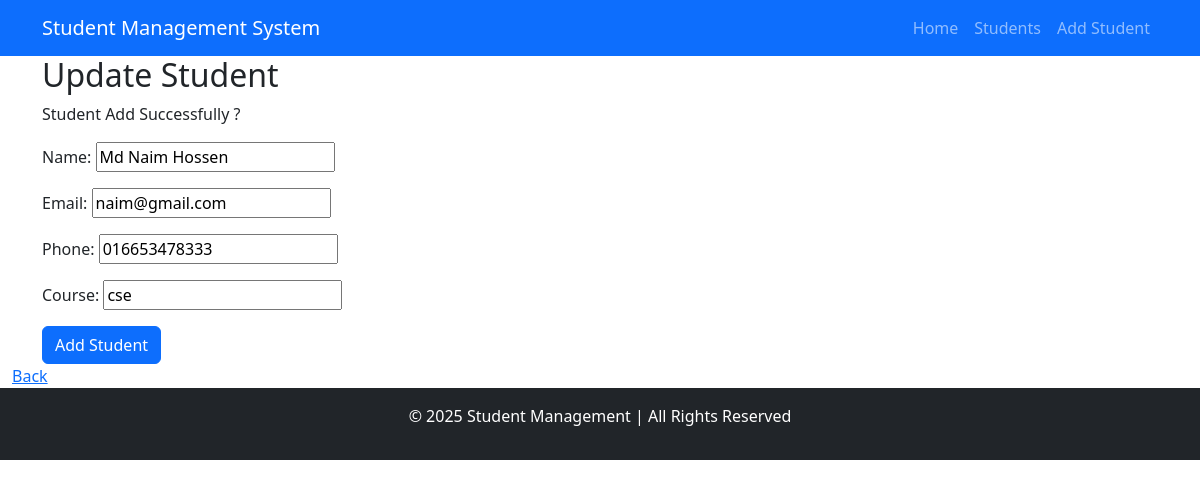
Screenshot of /update/6/ with the database file from the repository.
### student/models.py (models this page shows, shortened)
class Student(models.Model):
    name = models.CharField(max_length=100)
    email = models.EmailField(unique=True)
    phone = models.CharField(max_length=15)
    course = models.CharField(max_length=100)

### student/views.py (the view)
# urls.py: path('update/<int:pk>/', student_update, name='student_update'),
def student_update(request, pk):
    student = Student.objects.get(id=pk)
    if request.method == 'POST':
        form = StudentForm(request.POST, instance=student)
        if form.is_valid():
            form.save()
            messages.success(request, "Student updated successfully!")
            return redirect('student_list')
    else:
        form = StudentForm(instance=student)
    return render(request, 'student_form.html', {'form': form})

### student/forms.py
class StudentForm(forms.ModelForm):
    class Meta:
        model = Student
        fields = ['name', 'email', 'phone', 'course']

### student/templates/student_form.html (shortened to what this page needs)
{% extends 'base.html' %}
{% block content %}
    <h2 class="container">{% if form.instance.pk %}Update{% else %}Register{% endif %} Student</h2>
    <p class="container">Student Add Successfully {{ student.name }}?</p>
    <form class="container" method="POST">
        {{ form.as_p }}
        <button type="submit" class="btn btn-primary">Add Student</button>
    </form>
    <a class="container" href="{% url 'student_list' %}">Back</a>
{% endblock %}

### rows the page displays
Student: name "Md Naim Hossen", email "naim@gmail.com", phone "016653478333", course "cse"
